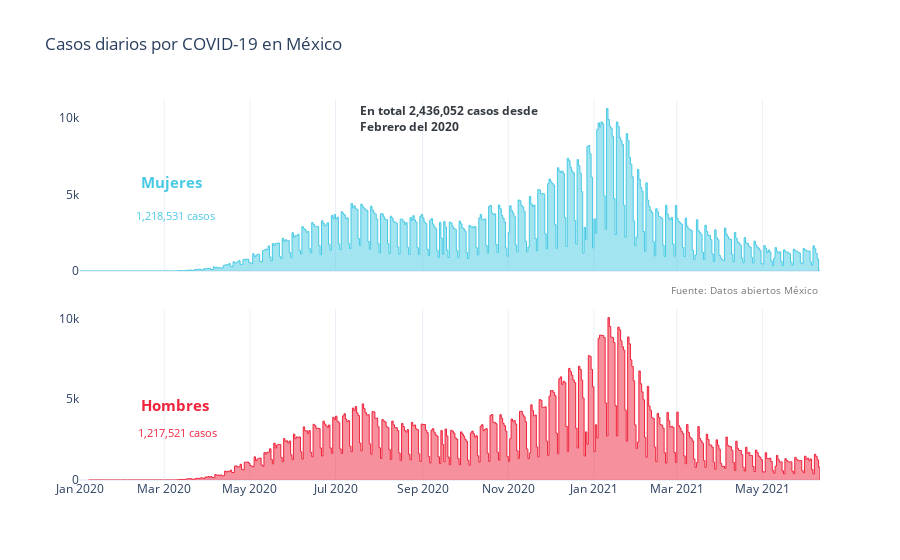

Here is the notebook cell this chart was saved with:
### Code cell
template = 'plotly_white'
women_line_color = '#48cae4'
men_line_color = '#ef233c'
title_color = "#343a40"

fig = make_subplots(
    rows=2, cols=1, shared_xaxes=True,
    vertical_spacing=0.1,
    row_heights=[50,50]
)
fig.append_trace(go.Scatter(
    x=cases_df[cases_df["SEXO"]==1]["FECHA_INGRESO"],
    y=cases_df[cases_df["SEXO"]==1]["NUM_CASES"],
    showlegend=False,
    line=dict(
        color=women_line_color,
        width=1,
        shape='vh'
    ),
    stackgroup='one', name='Mujeres'
), row=1, col=1)

fig.append_trace(go.Scatter(
    x=cases_df[cases_df["SEXO"]==2]["FECHA_INGRESO"],
    y=cases_df[cases_df["SEXO"]==2]["NUM_CASES"],
    showlegend=False,
    line=dict(
        color=men_line_color,
        width=1,
        shape='hv'
    ),
    stackgroup='one', name="Hombres"
), row=2, col=1)

fig.update_yaxes(
    showgrid=False,
    row=1, col=1
)

fig.update_yaxes(
    showgrid=False,
    row=2, col=1
)

fig.update_layout(
    title=dict(
        text=f"Casos diarios por COVID-19 en México<br>"
    ),template=template
)

fig.add_annotation(
    text="<b>Hombres<b>",
    font=dict(
        size=15,
        color=men_line_color
    ),
    xref='paper', x=0.08, xanchor='auto',
    yref='paper', y=0.165, yanchor='auto',
    showarrow=False
)
fig.add_annotation(
    text=f"{total_men_cases_formatted} casos",
    font=dict(
        size=11,
        color=men_line_color
    ),
    xref='paper', x=0.075, xanchor='auto',
    yref='paper', y=0.1, yanchor='auto',
    showarrow=False
)
fig.add_annotation(
    text="<b>Mujeres<b>",
    font=dict(
        size=15,
        color=women_line_color
    ),
    xref='paper', x=0.08, xanchor='auto',
    yref='paper', y=0.815, yanchor='auto',
    showarrow=False
)
fig.add_annotation(
    text=f"{total_women_cases_formatted} casos",
    font=dict(
        size=11,
        color=women_line_color
    ),
    xref='paper', x=0.073, xanchor='auto',
    yref='paper', y=0.72, yanchor='auto',
    showarrow=False
)
fig.add_annotation(
    text=f"<b>En total {total_cases_formatted} casos desde <br>Febrero del 2020</b>",
    align='left',
    font=dict(
        size=12,
        color=title_color
    ),
    xref='paper', x=0.5, xanchor='auto',
    yref='paper', y=1, yanchor='auto',
    showarrow=False
)

fig.add_annotation(
    text=f"Fuente: Datos abiertos México",
    align='left',
    font=dict(
        size=10,
        color='#777'
    ),
    xref='paper', x=1, xanchor='auto',
    yref='paper', y=0.5, yanchor='auto',
    showarrow=False
)
fig.show()

### Figure 1 — Plotly figure (JSON) as saved in the notebook; plotly's stock layout.template omitted (floating-point values rounded to 4 significant figures; data arrays with more than 128 entries replaced by an {"elided": "..."} marker saying what was removed)
{"data": [{"line": {"color": "#48cae4", "shape": "vh", "width": 1}, "name": "Mujeres", "showlegend": false, "stackgroup": "one", "type": "scatter", "x": {"elided": "486 str values"}, "xaxis": "x", "y": {"elided": "486 int values"}, "yaxis": "y"}, {"line": {"color": "#ef233c", "shape": "hv", "width": 1}, "name": "Hombres", "showlegend": false, "stackgroup": "one", "type": "scatter", "x": {"elided": "490 str values"}, "xaxis": "x2", "y": {"elided": "490 int values"}, "yaxis": "y2"}], "layout": {"annotations": [{"font": {"color": "#ef233c", "size": 15}, "showarrow": false, "text": "<b>Hombres<b>", "x": 0.08, "xanchor": "auto", "xref": "paper", "y": 0.165, "yanchor": "auto", "yref": "paper"}, {"font": {"color": "#ef233c", "size": 11}, "showarrow": false, "text": "1,217,521 casos", "x": 0.075, "xanchor": "auto", "xref": "paper", "y": 0.1, "yanchor": "auto", "yref": "paper"}, {"font": {"color": "#48cae4", "size": 15}, "showarrow": false, "text": "<b>Mujeres<b>", "x": 0.08, "xanchor": "auto", "xref": "paper", "y": 0.815, "yanchor": "auto", "yref": "paper"}, {"font": {"color": "#48cae4", "size": 11}, "showarrow": false, "text": "1,218,531 casos", "x": 0.073, "xanchor": "auto", "xref": "paper", "y": 0.72, "yanchor": "auto", "yref": "paper"}, {"align": "left", "font": {"color": "#343a40", "size": 12}, "showarrow": false, "text": "<b>En total 2,436,052 casos desde <br>Febrero del 2020</b>", "x": 0.5, "xanchor": "auto", "xref": "paper", "y": 1, "yanchor": "auto", "yref": "paper"}, {"align": "left", "font": {"color": "#777", "size": 10}, "showarrow": false, "text": "Fuente: Datos abiertos México", "x": 1, "xanchor": "auto", "xref": "paper", "y": 0.5, "yanchor": "auto", "yref": "paper"}], "title": {"text": "Casos diarios por COVID-19 en México<br>"}, "xaxis": {"anchor": "y", "domain": [0, 1], "matches": "x2", "showticklabels": false}, "xaxis2": {"anchor": "y2", "domain": [0, 1]}, "yaxis": {"anchor": "x", "domain": [0.55, 1], "showgrid": false}, "yaxis2": {"anchor": "x2", "domain": [0, 0.45], "showgrid": false}}}
